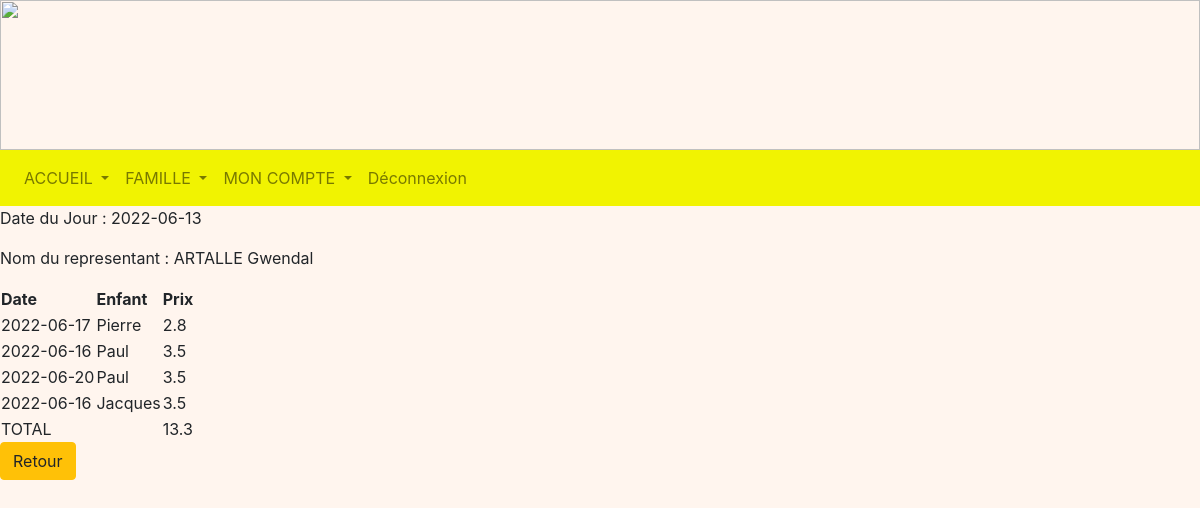
Page /detailsFacture/6 (signed in) on the committed database.
### tables this page shows
CREATE TABLE Representant (
  code_representant integer primary key autoincrement,
  nom_representant TEXT NOT NULL,
  prenom_representant TEXT NOT NULL,
  telephone TEXT,
  email TEXT,
  identifiant TEXT NOT NULL,
  FOREIGN KEY (identifiant) REFERENCES Compte(identifiant)
);

CREATE TABLE Repas (
  code_repas integer primary key autoincrement,
  date_repas date NOT NULL,
  code_enfant integer NOT NULL,
  FOREIGN KEY (code_enfant) REFERENCES Enfant(code_enfant)
);

CREATE TABLE Enfant (
  code_enfant integer primary key autoincrement,
  nom_enfant TEXT NOT NULL,
  prenom_enfant TEXT NOT NULL,
  code_tarif integer NOT NULL,
  code_classe integer NOT NULL,
  code_representant integer NOT NULL,
  code_formule integer NOT NULL,
  FOREIGN KEY (code_tarif) REFERENCES Tarif(code_tarif),
  FOREIGN KEY (code_classe) REFERENCES Classe(code_classe),
  FOREIGN KEY (code_representant) REFERENCES Representant(code_representant)
  FOREIGN KEY (code_formule) REFERENCES Formule(code_formule)
);

CREATE TABLE Tarif (
  code_tarif integer primary key autoincrement,
  nom_tarif TEXT NOT NULL,
  tarif float NOT NULL
);

### representant.py (the view)
@app.route('/detailsFacture/<int:code_mois>', methods = ["GET"])
@login_required
def detailsFacture(code_mois):
    now = datetime.datetime.today().strftime('%Y-%m-%d')
    db = get_db()
    cur = db.cursor()
    if code_mois < 10:
        code_mois = '0' + str(code_mois)
    else:
        code_mois = str(code_mois)
    repas = cur.execute("SELECT R.date_repas, E.prenom_enfant, T.tarif FROM Repas AS R INNER JOIN Enfant AS E ON R.code_enfant = E.code_enfant "
     "INNER JOIN Representant AS Re ON Re.code_representant = E.code_representant INNER JOIN Tarif AS T ON E.code_tarif = T.code_tarif "
     "WHERE Re.identifiant = ? AND strftime('%m', date_repas) = ? ORDER BY E.code_enfant, R.date_repas", (flask_login.current_user.name, code_mois, )).fetchall()
    representant = cur.execute("SELECT nom_representant, prenom_representant, code_representant FROM Representant WHERE identifiant = ?", (flask_login.current_user.name, )).fetchone()
    enfants = cur.execute("SELECT code_enfant, prenom_enfant FROM Enfant WHERE code_representant = ?", (representant[2], )).fetchall()
    return render_template('R_detailsFacture.html', now = now, repas = repas, representant = representant, enfants = enfants)

### main.py (called while the page is built)
@login_manager.user_loader
def load_user(user_id):
    db = get_db()
    cur = db.cursor()
    user = cur.execute('SELECT identifiant, mot_de_passe FROM Compte WHERE identifiant=?', (user_id, )).fetchone()
    return User(user[0], user[1])

def get_db():
    if 'db' not in g:
        g.db = sqlite3.connect(DATABASE)
    return g.db

@app.teardown_appcontext
def close_connection(exception):
    db = g.pop('db', None)
    if db is not None:
        db.close()

### templates/R_detailsFacture.html (shortened to what this page needs)
<!DOCTYPE html>
<html>
<head>
    <link rel="stylesheet" href="https://cdn.jsdelivr.net/npm/bootstrap@4.3.1/dist/css/bootstrap.min.css"
>
    <link rel="stylesheet" href="/static/css/main.css">
</head>
<body>
        {% extends "R_layout.html" %}
        {% block content %}
    <p>Date du Jour : {{ now }}</p>
    <p>Nom du representant : {{ representant[0] }} {{ representant[1] }}</p>
    <table>
        <thead>
            <th>Date</th>
            <th>Enfant</th>
            <th>Prix</th>
        </thead>
        <tbody>
            {% set pr = namespace (prixTotal = 0) %}
            {% for repa in repas %}
            <tr>
                <td>{{ repa[0] }}</td>
                <td>{{ repa[1] }}</td>
                <td>{{ repa[2] }}</td>
            </tr>
            {% set pr.prixTotal = pr.prixTotal + repa[2] %}
            {% endfor %}
            <tr>
                <td>TOTAL</td>
                <td></td>
                <td>{{ pr.prixTotal }}</td>
            </tr>
        </tbody>
    </table>
    <a class="btn btn-warning" href="/facture">Retour</a>
{% endblock %}

### static/css/main.css (style rules this page uses)
body { background-repeat: no-repeat; background-color:rgb(265,245,238); height: 110px; margin: 0px; }

### rows in the picture
Representant: nom_representant "ARTALLE", prenom_representant "Gwendal"
Repas: date_repas "2022-06-17", prenom_enfant "Pierre", tarif "2.8"
Repas: date_repas "2022-06-16", prenom_enfant "Paul", tarif "3.5"
Repas: date_repas "2022-06-20", prenom_enfant "Paul", tarif "3.5"
Repas: date_repas "2022-06-16", prenom_enfant "Jacques", tarif "3.5"

### other values in the picture
{{ pr.prixTotal }} "13.3"
